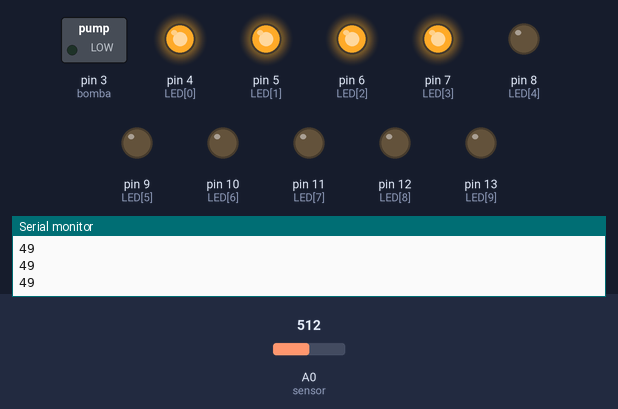
A sketch run on a simulated Arduino Uno, built with avr-gcc and run on an emulated ATmega328P. On the bench: switched loads named in the sketch (green lamp = pin HIGH), output pins drawn as LEDs (lit = HIGH), the last lines printed to the serial monitor. Inputs (shaded band) come from the test bench; at power-on: A0 (sensor) = 512.

Above: at 1.2 s.
1.3 s: A0 (sensor) set to 702
At 2.0 s:
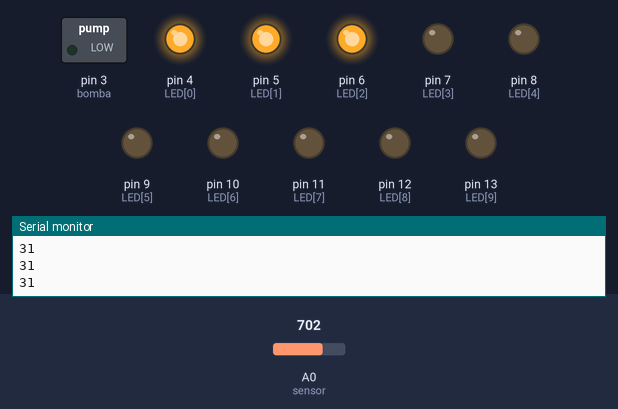
3.5 s: A0 (sensor) set to 729
At 5.3 s:
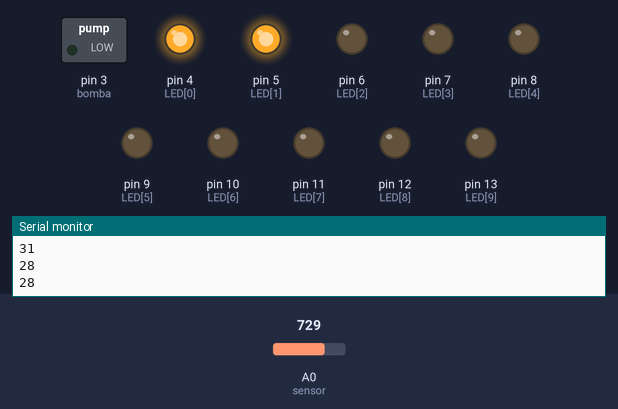
6.5 s: A0 (sensor) set to 900
At 8.1 s:
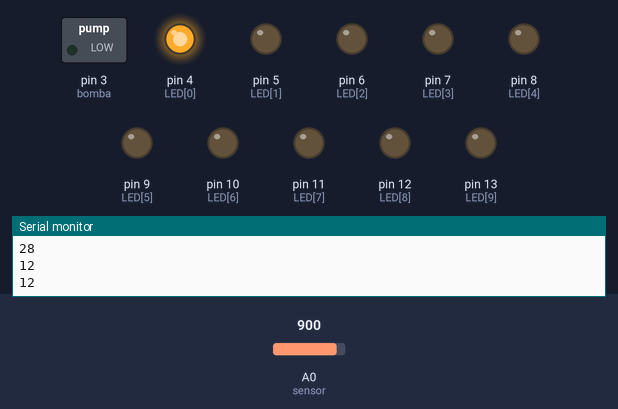
9.5 s: A0 (sensor) set to 1023
At 11.3 s:
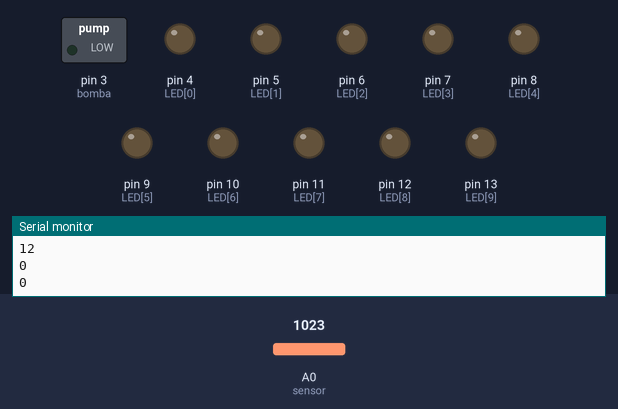
12.5 s: A0 (sensor) set to 511
At 13.4 s:
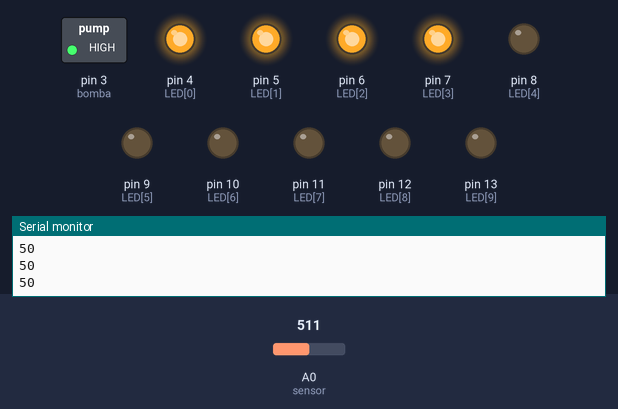
14.0 s: A0 (sensor) set to 716
At 15.3 s:
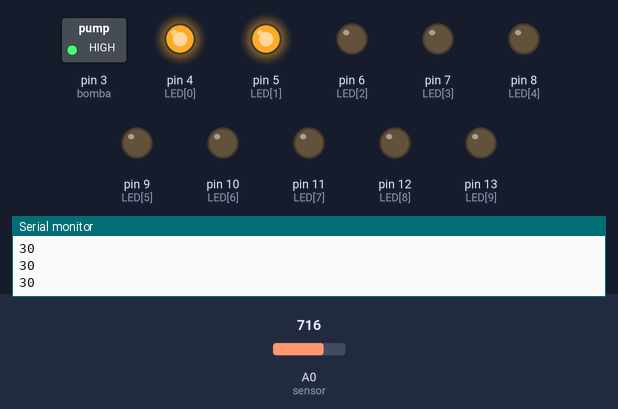
Timing chart, 0 to 16.5 s (numbered marks = the images above; inputs shaded):
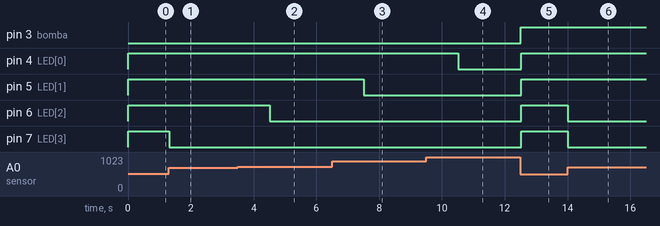

Measured:
- the behaviour switches between 716 and 717 on A0 (sensor) (found by bisection; images 1 and 2)
- after the input at 1.3 s, pin 7 (LED[3]): HIGH → LOW at once
- after the input at 3.5 s, pin 6 (LED[2]): HIGH → LOW after 1.0 s
- after the input at 6.5 s, pin 5 (LED[1]): HIGH → LOW after 1.0 s
- after the input at 9.5 s, pin 4 (LED[0]): HIGH → LOW after 1.0 s
- after the input at 12.5 s, pin 3 (bomba), pin 4 (LED[0]), pin 5 (LED[1]), pin 6 (LED[2]), pin 7 (LED[3]): LOW → HIGH at once
- after the input at 14.0 s, pin 6 (LED[2]), pin 7 (LED[3]): HIGH → LOW at once

The sketch:

projetoIrrigacao.ino
```cpp
const int LED[] = {4,5,6,7,8,9,10,11,12,13};
int sensor = A0;
int val = 0;
int bomba = 3;
int umiRelat = 30;
int tempoRega = 1000;


void setup() {
  pinMode(4, OUTPUT);
  pinMode(5, OUTPUT);
  pinMode(6, OUTPUT);
  pinMode(7, OUTPUT);
  pinMode(8, OUTPUT);
  pinMode(9, OUTPUT);
  pinMode(10, OUTPUT);
  pinMode(11, OUTPUT);
  pinMode(12, OUTPUT);
  pinMode(13, OUTPUT);
  pinMode(bomba, OUTPUT);
  Serial.begin(9600);

}


// the loop routine runs over and over again forever:
void loop() {


  int umi = analogRead(sensor);
  umi = map(umi ,1023, 0, 0, 100);
  Serial.println(umi);
  delay(1);


  if(umi < umiRelat){
      digitalWrite(bomba, LOW);
      delay(tempoRega);
      digitalWrite(bomba, HIGH);
  }


  if(umi > 10){
    digitalWrite(LED[0], HIGH);
    }else{
      digitalWrite(LED[0], LOW);
    }
    if(umi > 20){
      digitalWrite(LED[1], HIGH);
      }
    else{
        digitalWrite(LED[1], LOW);
        }
        if(umi > 30){
      digitalWrite(LED[2], HIGH);
      }
    else{
        digitalWrite(LED[2], LOW);
        }
        if(umi > 40){
      digitalWrite(LED[3], HIGH);
      }
    else{
        digitalWrite(LED[3], LOW);
        }
        if(umi > 50){
      digitalWrite(LED[4], HIGH);
      }
    else{
        digitalWrite(LED[4], LOW);
        }
        if(umi > 60){
      digitalWrite(LED[5], HIGH);
      }
    else{
        digitalWrite(LED[5], LOW);
        }
        if(umi > 70){
      digitalWrite(LED[6], HIGH);
      }
    else{
        digitalWrite(LED[6], LOW);
        }
        if(umi > 80){
      digitalWrite(LED[7], HIGH);
      }
    else{
        digitalWrite(LED[7], LOW);
        }
        if(umi > 90){
      digitalWrite(LED[8], HIGH);
      }
    else{
        digitalWrite(LED[8], LOW);
        }
        if(umi > 95){
      digitalWrite(LED[9], HIGH);
      }
    else{
        digitalWrite(LED[9], LOW);
        }


  }
```
